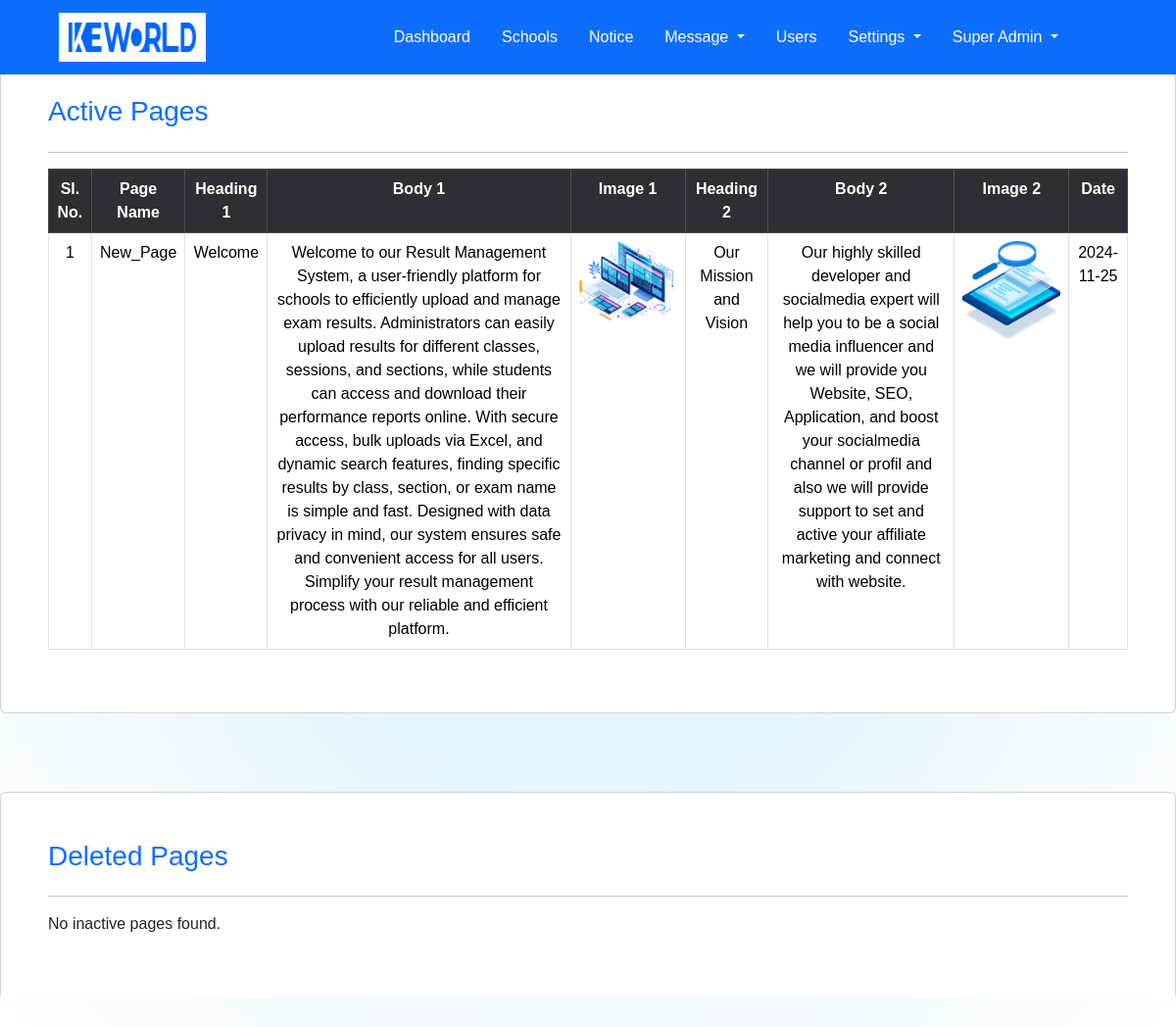
The app's page /admin/all-pages.php (signed in) with its own data.
### tables this page shows
CREATE TABLE `new_pages` (
  `id` int(255) NOT NULL,
  `page_name` varchar(255) NOT NULL,
  `heading1` text NOT NULL,
  `body1` text NOT NULL,
  `image1` varchar(255) NOT NULL,
  `heading2` text NOT NULL,
  `body2` text NOT NULL,
  `image2` varchar(255) NOT NULL,
  `date` date NOT NULL,
  `action` varchar(100) NOT NULL
);

### admin/all-pages.php (the view, shortened to what this page needs)
<?php
include "../config.php";
include "header.php";
?>
<section>
    <div class="card p-5 overflow-auto">
        <h3><a href="school.php">Active Pages</a></h3>
        <hr>
        <?php
        $sql = "SELECT `id`, `page_name`, `heading1`, `body1`, `image1`, `heading2`, `body2`, `image2`, `date` FROM `new_pages` WHERE `action` = 'active' ORDER BY `id` DESC";
        $result = $conn->query($sql);
        if ($result && $result->num_rows > 0) {
            echo '<table class="table table-striped table-bordered text-center">
                    <tr class="table-dark">
                        <th>Sl. No.</th>
                        <th>Page Name</th>
                        <th>Heading 1</th>
                        <th>Body 1</th>
                        <th>Image 1</th>
                        <th>Heading 2</th>
                        <th>Body 2</th>
                        <th>Image 2</th>
                        <th>Date</th>
                    </tr>';
            $sl_no = 1;
            while ($row = $result->fetch_assoc()) {
                echo "<tr>
                        <td>" . $sl_no . "</td>
                        <td>" . htmlspecialchars($row['page_name']) . "</td>
                        <td>" . htmlspecialchars($row['heading1']) . "</td>
                        <td>" . htmlspecialchars($row['body1']) . "</td>
                        <td><img src='../" . htmlspecialchars($row['image1']) . "' alt='Image 1' style='width: 100px; height: auto;'></td>
                        <td>" . htmlspecialchars($row['heading2']) . "</td>
                        <td>" . htmlspecialchars($row['body2']) . "</td>
                        <td><img src='../" . htmlspecialchars($row['image2']) . "' alt='Image 2' style='width: 100px; height: auto;'></td>
                        <td>" . htmlspecialchars($row['date']) . "</td>
                      </tr>";
                $sl_no++;
            }
            echo "</table>";
        } else {
            echo "<p>No active pages found.</p>";
        }
        ?>
    </div>
</section>
<section>
    <div class="card p-5 overflow-auto">
        <h3><a href="school.php">Deleted Pages</a></h3>
        <hr>
        <?php
        $sql = "SELECT `id`, `page_name`, `heading1`, `body1`, `image1`, `heading2`, `body2`, `image2`, `date` FROM `new_pages` WHERE `action` = 'inactive' ORDER BY `id` DESC";
        $result = $conn->query($sql);
        if ($result && $result->num_rows > 0) {
            echo '<table class="table table-striped table-bordered text-center">
                    <tr class="table-dark">
                        <th>Sl. No.</th>
                        <th>Page Name</th>
                        <th>Heading 1</th>
                        <th>Body 1</th>
                        <th>Image 1</th>
                        <th>Heading 2</th>
                        <th>Body 2</th>
                        <th>Image 2</th>
                        <th>Date</th>
                    </tr>';
            $sl_no = 1;
            while ($row = $result->fetch_assoc()) {
                echo "<tr>
                        <td>" . $sl_no . "</td>
                        <td>" . htmlspecialchars($row['page_name']) . "</td>
                        <td>" . htmlspecialchars($row['heading1']) . "</td>
                        <td>" . htmlspecialchars($row['body1']) . "</td>
                        <td><img src='../" . htmlspecialchars($row['image1']) . "' alt='Image 1' style='width: 100px; height: auto;'></td>
                        <td>" . htmlspecialchars($row['heading2']) . "</td>
                        <td>" . htmlspecialchars($row['body2']) . "</td>
                        <td><img src='../" . htmlspecialchars($row['image2']) . "' alt='Image 2' style='width: 100px; height: auto;'></td>
                        <td>" . htmlspecialchars($row['date']) . "</td>
                      </tr>";
                $sl_no++;
            }
            echo "</table>";
        } else {
            echo "<p>No inactive pages found.</p>";
        }
        ?>
    </div>
</section>
<?php
include "footer.php";
?>

### assets/style.css (style rules this page uses)
html { scroll-behavior: smooth; }
* { font-family: 'poppins', sans-serif; margin: 0; padding: 0; box-sizing: border-box; list-style: none; text-decoration: none; scroll-behavior: smooth; scroll-padding-top: 2rem; }
:root { --main-color: #647bff; --body-color: #191a34; --container-color: #171b3c2c; --heading-color: #4c4c5c7a; --box-color: #16193573; --light-box-color: #73747e73; --bg-color: #fff; --light-blue-color: #b7ece7; --light-blue-color: #d7f6f3; --light-orange-color: hsl(170, 82%, 74%); --red-color: #581c1c; }
img { width: 100%; }
section { padding: 3rem 0 2rem; }
a { text-decoration: none !important; }

### admin/header.php (style rules this page uses)
body { background: radial-gradient(circle, #d6f0ff, #ffffff); background-attachment: fixed; overflow-x: hidden; }

### records on screen
new_pages: page_name "New_Page", heading1 "Welcome", body1 "Welcome to our Result Management System, a user-friendly platform for schools to efficiently upload and manage exam results. Administrators can easily upload results for different classes, sessions, and sections, while students can access and download their performance reports online. With secure access, bulk uploads via Excel, and dynamic search features, finding specific results by class, section, or exam name is simple and fast. Designed with data privacy in mind, our system ensures safe and convenient access for all users. Simplify your result management process with our reliable and efficient platform.", image1 (picture), heading2 "Our Mission and Vision", body2 "Our highly skilled developer and socialmedia expert will help you to be a social media influencer and we will provide you Website, SEO, Application, and boost your socialmedia channel or profil and also we will provide support to set and active your affiliate marketing and connect with website.", image2 (picture), date "2024-11-25"

### other values on screen
$_SESSION['name'] "Super Admin"
